Frame 1 (no input): blank canvas, image omitted
Frame 60 (the mouse pressed at the canvas centre just before this capture): blank canvas, image omitted
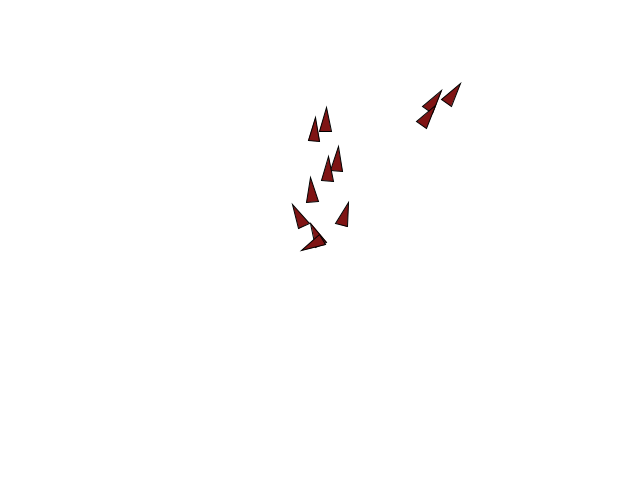
Frame 120 (the mouse held since frame 60 and released just before this capture)

The Processing sketch whose frames 1 and 60 were blank and that drew this single picture after the mouse press (run headless with seeded random() and noise(); from frame 60 on, the mouse is pressed at the canvas centre):

// Processing sketch: VII_8_Steering_Behavior_Allign
// ── VII_8_Steering_Behavior_Allign.pde
ArrayList<Vehicle> vehicles;
int i = 0;

void setup() {
  size(640, 480);
  vehicles = new ArrayList<Vehicle>();
}

void draw() {  
  background(255);
  
  if (mousePressed) {
    if(i%5 == 0)vehicles.add(new Vehicle(mouseX, mouseY));
    i++;
  }
  for(Vehicle v: vehicles) {
    v.allign(vehicles);
    v.update();
    v.borders();
    v.display();
  }
}
// ── Vehicle.pde
class Vehicle {
  PVector pos;
  PVector vel;
  PVector acc;
  float r;
  float maxspeed;
  float maxforce;
  
  Vehicle(float x, float y) {
    pos = new PVector(x, y);
    vel = new PVector(random(-2,2), random(-2, 2));
    acc = new PVector(0, 0);
    r = 6;
    maxspeed = 4;
    maxforce = 0.1;
  }
  
  Vehicle(float x, float y, float vx, float vy) {
    pos = new PVector(x, y);
    vel = new PVector(vx, vy);
    acc = new PVector(0, 0);
    r = 6;
    maxspeed = 4;
    maxforce = 0.1;
  }
  
  void update() {
    vel = vel.add(acc);
    vel.limit(maxspeed);
    pos = pos.add(vel);
    acc.mult(0);
  }
  
  void seek(PVector target) {
    PVector desired = PVector.sub(target, pos);
    desired.normalize();
    desired.limit(maxspeed);
    if(dist(target.x, target.y, pos.x, pos.y) < 30) {
      desired.limit(dist(target.x, target.y, pos.x, pos.y)/5);
    }
    
    PVector steer = PVector.sub(desired, vel);
    steer.limit(maxforce);
    
    applyForce(steer);
  }
  
  void allign(ArrayList<Vehicle> vehicles) {
    PVector sum = new PVector(0, 0);
    int count = 0;
    for(Vehicle other : vehicles) {
      float d = PVector.dist(pos, other.pos);
      if(d > 0 && d < 50) {
        sum.add(other.vel);
        count++;
      }
    }
    if(count > 0) {
        sum.div(count);
        sum.setMag(maxspeed);
        PVector steer = PVector.sub(sum, vel);
        steer.limit(maxforce);
        applyForce(steer);
    }
  }
  
  void applyForce(PVector force) {
    acc = acc.add(force);
  }
  
  void borders() {
    if (pos.x < -r) pos.x = width+r;
    if (pos.y < -r) pos.y = height+r;
    if (pos.x > width+r) pos.x = -r;
    if (pos.y > height+r) pos.y = -r;
  }
  
  void display() {
    float theta = vel.heading2D() + PI/2;
    fill(127,20,20);
    stroke(0);
    strokeWeight(1);
    pushMatrix();
    translate(pos.x, pos.y);
    rotate(theta);
    beginShape();
    vertex(0, -r*2);
    vertex(-r, r*2);
    vertex(r, r*2);
    endShape(CLOSE);
    popMatrix();
  }
}
